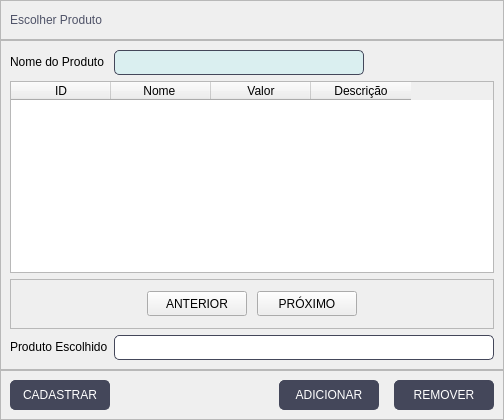
      <widget class="QWidget" name="tab_produto">
       <attribute name="title">
        <string>Produto</string>
       </attribute>
       <layout class="QVBoxLayout" name="verticalLayout_4">
        <property name="spacing">
         <number>0</number>
        </property>
        <property name="leftMargin">
         <number>0</number>
        </property>
        <property name="topMargin">
         <number>0</number>
        </property>
        <property name="rightMargin">
         <number>0</number>
        </property>
        <property name="bottomMargin">
         <number>0</number>
        </property>
        <item>
         <widget class="QFrame" name="frame_11">
          <property name="minimumSize">
           <size>
            <width>0</width>
            <height>40</height>
           </size>
          </property>
          <property name="maximumSize">
           <size>
            <width>16777215</width>
            <height>40</height>
           </size>
          </property>
          <property name="frameShape">
           <enum>QFrame::StyledPanel</enum>
          </property>
          <property name="frameShadow">
           <enum>QFrame::Raised</enum>
          </property>
          <layout class="QHBoxLayout" name="horizontalLayout_7">
           <item>
            <widget class="QLabel" name="label_8">
             <property name="styleSheet">
              <string notr="true">
QLabel{
	font: 87 12pt &quot;Arial Black&quot;;
	color: #4f5368;
	
}</string>
             </property>
             <property name="text">
              <string>Escolher Produto</string>
             </property>
            </widget>
           </item>
          </layout>
         </widget>
        </item>
        <item>
         <widget class="QFrame" name="frame_10">
          <property name="enabled">
           <bool>true</bool>
          </property>
          <property name="styleSheet">
           <string notr="true">QLineEdit{
	border-radius: 5px;
	border: 0.5px solid #44475a;
	font:11pt &quot;MS Shell Dlg 2&quot;;
	padding: 1px;
	background-color: #DAEFF0;
}

QLineEdit:focus{
	border: 1.5px solid #44475a;
}

QLabel{
	font: 75 11pt &quot;Arial&quot;;
}
QComboBox{
	font: 9pt &quot;MS Shell Dlg 2&quot;;
}
QDateEdit{
	font: 9pt &quot;MS Shell Dlg 2&quot;;
}</string>
          </property>
          <property name="frameShape">
           <enum>QFrame::StyledPanel</enum>
          </property>
          <property name="frameShadow">
           <enum>QFrame::Raised</enum>
          </property>
          <layout class="QFormLayout" name="formLayout_4">
           <item row="0" column="0">
            <widget class="QLabel" name="label_6">
             <property name="text">
              <string>Nome do Produto</string>
             </property>
            </widget>
           </item>
           <item row="0" column="1">
            <widget class="QLineEdit" name="buscar_produto">
             <property name="minimumSize">
              <size>
               <width>250</width>
               <height>25</height>
              </size>
             </property>
             <property name="maximumSize">
              <size>
               <width>250</width>
               <height>25</height>
              </size>
             </property>
             <property name="clearButtonEnabled">
              <bool>true</bool>
             </property>
            </widget>
           </item>
           <item row="1" column="0" colspan="2">
            <widget class="QTableWidget" name="tabela_produto">
             <property name="autoFillBackground">
              <bool>false</bool>
             </property>
             <property name="editTriggers">
              <set>QAbstractItemView::NoEditTriggers</set>
             </property>
             <property name="selectionMode">
              <enum>QAbstractItemView::SingleSelection</enum>
             </property>
             <property name="selectionBehavior">
              <enum>QAbstractItemView::SelectRows</enum>
             </property>
             <property name="showGrid">
              <bool>true</bool>
             </property>
             <property name="wordWrap">
              <bool>false</bool>
             </property>
             <attribute name="horizontalHeaderCascadingSectionResizes">
              <bool>true</bool>
             </attribute>
             <attribute name="horizontalHeaderShowSortIndicator" stdset="0">
              <bool>false</bool>
             </attribute>
             <attribute name="verticalHeaderVisible">
              <bool>false</bool>
             </attribute>
             <column>
              <property name="text">
               <string>ID</string>
              </property>
             </column>
             <column>
              <property name="text">
               <string>Nome </string>
              </property>
             </column>
             <column>
              <property name="text">
               <string>Valor</string>
              </property>
             </column>
             <column>
              <property name="text">
               <string>Descrição</string>
              </property>
             </column>
            </widget>
           </item>
           <item row="2" column="0" colspan="2">
            <widget class="QFrame" name="frame_22">
             <property name="minimumSize">
              <size>
               <width>50</width>
               <height>50</height>
              </size>
             </property>
             <property name="styleSheet">
              <string notr="true">QPushButton{
	font: 9pt &quot;MS Shell Dlg 2&quot;;

}</string>
             </property>
             <property name="frameShape">
              <enum>QFrame::StyledPanel</enum>
             </property>
             <property name="frameShadow">
              <enum>QFrame::Raised</enum>
             </property>
             <layout class="QHBoxLayout" name="horizontalLayout_19">
              <property name="spacing">
               <number>10</number>
              </property>
              <item>
               <spacer name="horizontalSpacer_18">
                <property name="orientation">
                 <enum>Qt::Horizontal</enum>
                </property>
                <property name="sizeHint" stdset="0">
                 <size>
                  <width>40</width>
                  <height>20</height>
                 </size>
                </property>
               </spacer>
              </item>
              <item>
               <widget class="QPushButton" name="botao_p_anterior">
                <property name="enabled">
                 <bool>true</bool>
                </property>
                <property name="minimumSize">
                 <size>
                  <width>100</width>
                  <height>25</height>
                 </size>
                </property>
                <property name="maximumSize">
                 <size>
                  <width>100</width>
                  <height>25</height>
                 </size>
                </property>
                <property name="styleSheet">
                 <string notr="true">font: 9pt &quot;MS Shell Dlg 2&quot;;</string>
                </property>
                <property name="text">
                 <string>ANTERIOR</string>
                </property>
               </widget>
              </item>
              <item>
               <widget class="QPushButton" name="botao_p_proximo">
                <property name="enabled">
                 <bool>true</bool>
                </property>
                <property name="minimumSize">
                 <size>
                  <width>100</width>
                  <height>25</height>
                 </size>
                </property>
                <property name="maximumSize">
                 <size>
                  <width>100</width>
                  <height>25</height>
                 </size>
                </property>
                <property name="text">
                 <string>PRÓXIMO</string>
                </property>
               </widget>
              </item>
              <item>
               <spacer name="horizontalSpacer_19">
                <property name="orientation">
                 <enum>Qt::Horizontal</enum>
                </property>
                <property name="sizeHint" stdset="0">
                 <size>
                  <width>40</width>
                  <height>20</height>
                 </size>
                </property>
               </spacer>
              </item>
             </layout>
            </widget>
           </item>
           <item row="3" column="0">
            <widget class="QLabel" name="label_9">
             <property name="text">
              <string>Produto Escolhido</string>
             </property>
            </widget>
           </item>
           <item row="3" column="1">
            <widget class="QLineEdit" name="printar_produto">
             <property name="enabled">
              <bool>false</bool>
             </property>
             <property name="minimumSize">
              <size>
               <width>380</width>
               <height>25</height>
              </size>
             </property>
             <property name="maximumSize">
              <size>
               <width>380</width>
               <height>25</height>
              </size>
             </property>
             <property name="styleSheet">
              <string notr="true">background-color: rgb(255, 255, 255);</string>
             </property>
            </widget>
           </item>
          </layout>
         </widget>
        </item>
        <item>
         <widget class="QFrame" name="frame_12">
          <property name="minimumSize">
           <size>
            <width>0</width>
            <height>50</height>
           </size>
          </property>
          <property name="maximumSize">
           <size>
            <width>16777215</width>
            <height>50</height>
           </size>
          </property>
          <property name="styleSheet">
           <string notr="true">QPushButton{
	font: 87 8pt &quot;Arial Black&quot;;
	border: 0.5px solid #44475a;
	border-radius: 5px;
	color: rgb(255, 255, 255);
	background-color: #44475a;
}
QPushButton:hover{
	background-color: #4f5368;
}</string>
          </property>
          <property name="frameShape">
           <enum>QFrame::StyledPanel</enum>
          </property>
          <property name="frameShadow">
           <enum>QFrame::Raised</enum>
          </property>
          <layout class="QHBoxLayout" name="horizontalLayout_8">
           <property name="spacing">
            <number>15</number>
           </property>
           <item>
            <widget class="QPushButton" name="p_cadastrar">
             <property name="minimumSize">
              <size>
               <width>100</width>
               <height>30</height>
              </size>
             </property>
             <property name="maximumSize">
              <size>
               <width>100</width>
               <height>30</height>
              </size>
             </property>
             <property name="text">
              <string>CADASTRAR</string>
             </property>
            </widget>
           </item>
           <item>
            <spacer name="horizontalSpacer_5">
             <property name="orientation">
              <enum>Qt::Horizontal</enum>
             </property>
             <property name="sizeHint" stdset="0">
              <size>
               <width>40</width>
               <height>20</height>
              </size>
             </property>
            </spacer>
           </item>
           <item>
            <widget class="QPushButton" name="p_adicionar">
             <property name="minimumSize">
              <size>
               <width>100</width>
               <height>30</height>
              </size>
             </property>
             <property name="maximumSize">
              <size>
               <width>100</width>
               <height>30</height>
              </size>
             </property>
             <property name="text">
              <string>ADICIONAR</string>
             </property>
            </widget>
           </item>
           <item>
            <widget class="QPushButton" name="p_remover">
             <property name="minimumSize">
              <size>
               <width>100</width>
               <height>30</height>
              </size>
             </property>
             <property name="maximumSize">
              <size>
               <width>100</width>
               <height>30</height>
              </size>
             </property>
             <property name="text">
              <string>REMOVER</string>
             </property>
            </widget>
           </item>
          </layout>
         </widget>
        </item>
       </layout>
      </widget>
